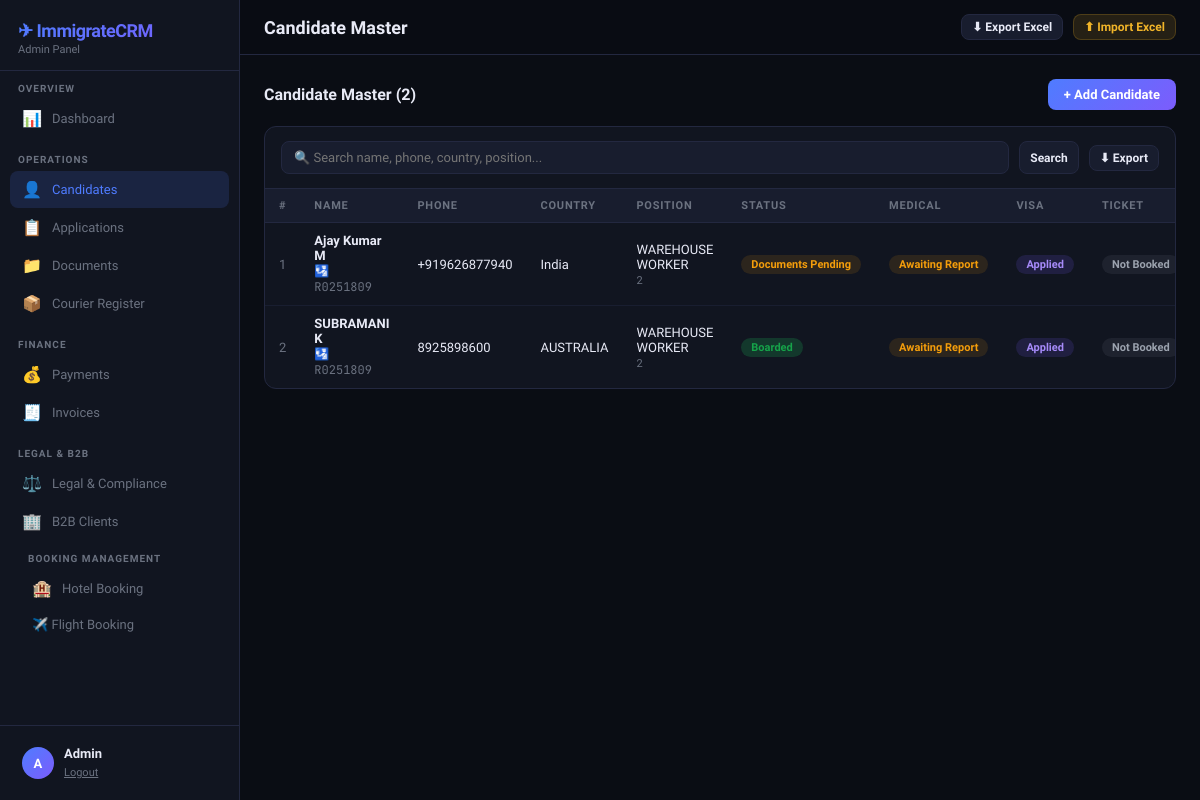
The page /candidates/ (signed in) on the database its author committed.
### crm/models.py (models this page shows, shortened)
class Candidate(models.Model):
    CANDIDATE_TYPE = [('New','New'),('Renewal','Renewal'),('Repeat','Repeat')]
    STATUS_CHOICES = [
        ('New','New'),('Documents Pending','Documents Pending'),
        ('Processing','Processing'),('Visa Applied','Visa Applied'),
        ('Approved','Approved'),('Ticket Booked','Ticket Booked'),
        ('Boarded','Boarded'),('Cancelled','Cancelled'),('Refunded','Refunded'),
    ]
    MEDICAL_CHOICES = [('Pending','Pending'),('Fit','Fit'),('Unfit','Unfit'),
                       ('Awaiting Report','Awaiting Report'),('Done','Done')]
    VISA_CHOICES = [('Not Applied','Not Applied'),('Applied','Applied'),
                    ('Approved','Approved'),('Rejected','Rejected'),('On Hold','On Hold')]
    TICKET_CHOICES = [('Not Booked','Not Booked'),('Booked','Booked'),
                      ('Confirmed','Confirmed'),('Cancelled','Cancelled')]
    RESUME_CHOICES = [('Not Received','Not Received'),('Received','Received'),('Uploaded','Uploaded')]
    PASSPORT_COPY_CHOICES = [('Not Received','Not Received'),('Soft Copy','Soft Copy'),
                             ('Original','Original'),('Both','Both')]
    OFFER_LETTER_CHOICES = [('Not Received','Not Received'),('Received','Received'),
                            ('Signed','Signed'),('Sent to Candidate','Sent to Candidate')]
    name = models.CharField(max_length=200)
    phone = models.CharField(max_length=20)
    passport_number = models.CharField(max_length=50, blank=True)
    country = models.CharField(max_length=100, blank=True)
    position = models.CharField(max_length=200, blank=True)
    experience = models.CharField(max_length=100, blank=True)
    status = models.CharField(max_length=30, choices=STATUS_CHOICES, default='New')
    medical_status = models.CharField(max_length=30, choices=MEDICAL_CHOICES, default='Pending')
    visa_status = models.CharField(max_length=30, choices=VISA_CHOICES, default='Not Applied')
    ticket_status = models.CharField(max_length=30, choices=TICKET_CHOICES, default='Not Booked')
    payment = models.DecimalField(max_digits=12, decimal_places=2, default=0)
    resume_status = models.CharField(max_length=30, choices=RESUME_CHOICES, default='Not Received')
    resume_file = models.FileField(upload_to='resumes/', blank=True, null=True)
    passport_copy_status = models.CharField(max_length=30, choices=PASSPORT_COPY_CHOICES, default='Not Received')
    passport_copy_file = models.FileField(upload_to='passports/', blank=True, null=True)
    offer_letter_status = models.CharField(max_length=30, choices=OFFER_LETTER_CHOICES, default='Not Received')
    offer_letter_file = models.FileField(upload_to='offer_letters/', blank=True, null=True)
    travel_date = models.DateField(null=True, blank=True)
    reference = models.CharField(max_length=200, blank=True)
    remarks = models.TextField(blank=True)
    followup_date = models.DateField(null=True, blank=True)
    staff_name = models.CharField(max_length=100, blank=True)
    registration_date = models.DateField(null=True, blank=True)
    candidate_type = models.CharField(max_length=20, choices=CANDIDATE_TYPE, default='New')
    created_at = models.DateTimeField(auto_now_add=True)
    updated_at = models.DateTimeField(auto_now=True)
    class Meta:
        ordering = ['-created_at']

### crm/views.py (the view)
# urls.py: path('candidates/', views.candidates, name='candidates'),
@login_required
def candidates(request):
    q = request.GET.get('q','')
    qs = Candidate.objects.all()
    if q:
        qs = qs.filter(Q(name__icontains=q)|Q(phone__icontains=q)|Q(passport_number__icontains=q)|Q(country__icontains=q)|Q(position__icontains=q))
    form = CandidateForm()
    return render(request, 'crm/candidates.html', {'candidates': qs, 'form': form, 'q': q, 'page': 'candidates'})

### crm/forms.py
class CandidateForm(forms.ModelForm):
    class Meta:
        model = Candidate
        fields = [
            'name','phone','passport_number','country','position','experience',
            'status','medical_status','visa_status','ticket_status','payment',
            'resume_status','resume_file','passport_copy_status','passport_copy_file',
            'offer_letter_status','offer_letter_file',
            'travel_date','reference','remarks','followup_date','staff_name',
            'registration_date','candidate_type',
        ]
        widgets = {
            'travel_date': forms.DateInput(attrs={'type': 'date'}),
            'followup_date': forms.DateInput(attrs={'type': 'date'}),
            'registration_date': forms.DateInput(attrs={'type': 'date'}),
            'remarks': forms.Textarea(attrs={'rows': 3}),
        }
    def __init__(self, *args, **kwargs):
        super().__init__(*args, **kwargs)
        if not self.instance.pk:
            self.fields['registration_date'].initial = datetime.date.today()
        for field in self.fields.values():
            field.required = False
        self.fields['name'].required = True
        self.fields['phone'].required = True

### crm/templates/crm/candidates.html (shortened to what this page needs)
{% extends 'crm/base.html' %}
{% block page_title %}Candidate Master{% endblock %}
{% block content %}
<div class="section-header">
  <div class="section-title">Candidate Master ({{ candidates|length }})</div>
  <button class="btn btn-primary" onclick="document.getElementById('addModal').style.display='flex'">
    + Add Candidate
  </button>
</div>
<div class="table-card">
  <div class="table-toolbar">
    <form method="get" style="display:flex;gap:10px;flex:1;flex-wrap:wrap;">
      <input class="search-input" name="q" value="{{ q }}" placeholder="🔍 Search name, phone, country, position...">
      <button type="submit" class="btn btn-secondary btn-sm">Search</button>
    </form>
    <a href="{% url 'export_excel' %}" class="btn btn-secondary btn-sm">⬇ Export</a>
  </div>
  <div class="table-responsive">
    <table>
      <thead>
        <tr>
          <th>#</th>
          <th>Name</th>
          <th>Phone</th>
          <th>Country</th>
          <th>Position</th>
          <th>Status</th>
          <th>Medical</th>
          <th>Visa</th>
          <th>Ticket</th>
        </tr>
      </thead>
      <tbody>
        {% for c in candidates %}
        <tr>
          <td class="text-muted">{{ forloop.counter }}</td>
          <td>
            <strong>{{ c.name }}</strong>
            {% if c.passport_number %}
              <br><span class="mono text-muted">🛂 {{ c.passport_number }}</span>
            {% endif %}
          </td>
          <td>{{ c.phone|default:"—" }}</td>
          <td>{{ c.country|default:"—" }}</td>
          <td>
            {{ c.position|default:"—" }}
            {% if c.experience %}<br><span class="text-muted" style="font-size:11px">{{ c.experience }}</span>{% endif %}
          </td>
          <td><span class="badge badge-{{ c.status|lower|slugify }}">{{ c.status }}</span></td>
          <td><span class="badge badge-{{ c.medical_status|lower|slugify }}">{{ c.medical_status }}</span></td>
          <td><span class="badge badge-{{ c.visa_status|lower|slugify }}">{{ c.visa_status }}</span></td>
          <td><span class="badge badge-{{ c.ticket_status|lower|slugify }}">{{ c.ticket_status }}</span></td>
        </tr>
        {% endfor %}
      </tbody>
    </table>
  </div>
</div>
{% endblock %}

### crm/templates/crm/base.html (shortened to what this page needs)
{% load static %}
<!DOCTYPE html>
<html lang="en">
<head>
<link rel="stylesheet" href="{% static 'crm/css/style.css' %}">
</head>
<body>
<div class="app-shell">
  <div class="sidebar">
    <div class="sidebar-header">
      <div class="sidebar-brand">✈ ImmigrateCRM</div>
      <div class="sidebar-role">{{ request.user.username|title }} Panel</div>
    </div>
    <div class="nav-section">
      <div class="nav-label">Overview</div>
      <a href="{% url 'dashboard' %}" class="nav-item {% if page == 'dashboard' %}active{% endif %}">
        <span class="nav-icon">📊</span>Dashboard
      </a>
    </div>
    <div class="nav-section">
      <div class="nav-label">Operations</div>
      <a href="{% url 'candidates' %}" class="nav-item {% if page == 'candidates' %}active{% endif %}">
        <span class="nav-icon">👤</span>Candidates
      </a>
      <a href="{% url 'applications' %}" class="nav-item {% if page == 'applications' %}active{% endif %}">
        <span class="nav-icon">📋</span>Applications
      </a>
      <a href="{% url 'documents' %}" class="nav-item {% if page == 'documents' %}active{% endif %}">
        <span class="nav-icon">📁</span>Documents
      </a>
      <a href="{% url 'courier' %}" class="nav-item {% if page == 'courier' %}active{% endif %}">
        <span class="nav-icon">📦</span>Courier Register
      </a>
    </div>
    <div class="nav-section">
      <div class="nav-label">Finance</div>
      <a href="{% url 'payments' %}" class="nav-item {% if page == 'payments' %}active{% endif %}">
        <span class="nav-icon">💰</span>Payments
      </a>
      <a href="{% url 'invoices' %}" class="nav-item {% if page == 'invoices' %}active{% endif %}">
        <span class="nav-icon">🧾</span>Invoices
      </a>
    </div>
    <div class="nav-section">
      <div class="nav-label">Legal & B2B</div>
      <a href="{% url 'legal' %}" class="nav-item {% if page == 'legal' %}active{% endif %}">
        <span class="nav-icon">⚖️</span>Legal & Compliance
      </a>
      <a href="{% url 'b2b' %}" class="nav-item {% if page == 'b2b' %}active{% endif %}">
        <span class="nav-icon">🏢</span>B2B Clients
      </a>
    <div class="nav-section">
<div class="nav-label">
Booking Management
</div>
<a href="{% url 'hotel' %}"
class="nav-item {% if page == 'hotel' %}active{% endif %}">
<span class="nav-icon">
🏨
</span>
Hotel Booking
</a>
<a href="{% url 'flight' %}"
class="nav-item sub">
✈️ Flight Booking
</a>
</div>
    </div>
    <div class="sidebar-footer">
      <div class="user-info">
        <div class="user-avatar">{{ request.user.username|slice:":1"|upper }}</div>
        <div>
          <div class="user-name">{{ request.user.username|title }}</div>
          <a href="{% url 'logout' %}" style="font-size:11px;color:var(--muted);">Logout</a>
        </div>
      </div>
    </div>
  </div>
  <div class="main-content">
    <div class="topbar">
      <div class="topbar-title">{% block page_title %}Dashboard{% endblock %}</div>
      <div class="topbar-actions">
        <a href="{% url 'export_excel' %}" class="btn btn-secondary btn-sm">⬇ Export Excel</a>
        <form method="post" action="{% url 'import_excel' %}" enctype="multipart/form-data" style="display:inline">
          <label class="btn btn-warning btn-sm" style="cursor:pointer">
            ⬆ Import Excel
          </label>
        </form>
      </div>
    </div>
    <div class="page-content">
      {% block content %}{% endblock %}
    </div>
  </div>
</div>
</body>
</html>

### rows shown on the page
Candidate: name "Ajay Kumar M", passport_number "R0251809", phone "+919626877940", country "India", position "WAREHOUSE WORKER", experience "2", status "Documents Pending", medical_status "Awaiting Report", visa_status "Applied", ticket_status "Not Booked"
Candidate: name "SUBRAMANI K", passport_number "R0251809", phone "8925898600", country "AUSTRALIA", position "WAREHOUSE WORKER", experience "2", status "Boarded", medical_status "Awaiting Report", visa_status "Applied", ticket_status "Not Booked"

### other values the page prints
{{ request.user.username|title }} "Admin"
{{ request.user.username|slice:":1"|upper }} "A"
{{ candidates|length }} "2"
